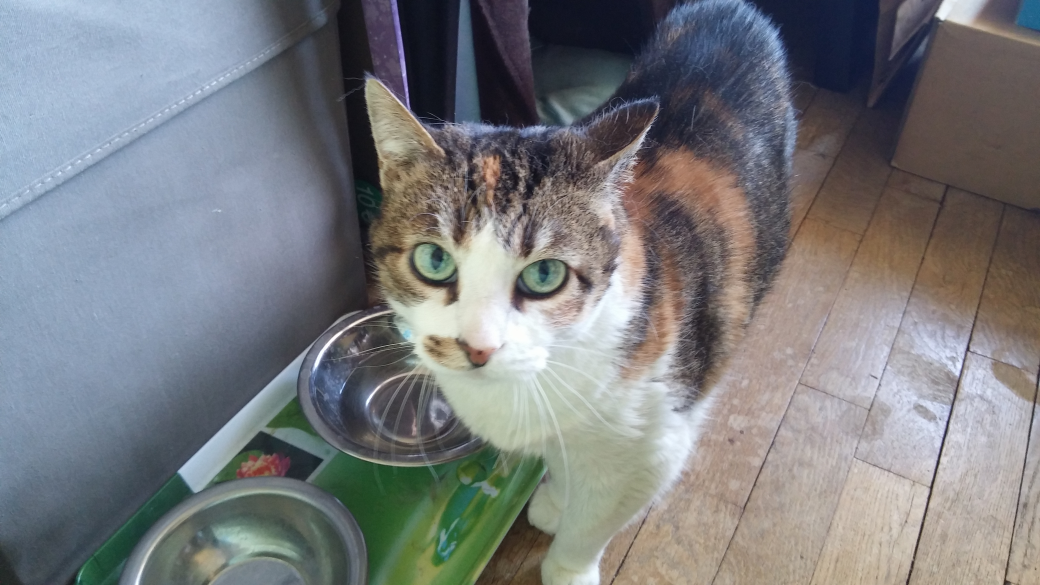
#> input picture Sources/Images/image/a_cat.jpg, 4160 x 2340 px (shown at 1/4 size); its folder holds only this picture in this run
$ python cat_detector.py   (older library calls are emulated)
#> lines starting #> are read from the running program, lines starting #| are printed output that depends on the picture; after the words box and inside, x2 and y2 are one past the last pixel; in counts of white or black regions, pixels touching at a corner belong together
import cv2
import numpy as np
import glob

H = [[[]]]
for iloop, imagefile in zip(range(len(glob.glob("image/*.jpg"))), glob.glob("image/*.jpg")):
    # try:
    # load the input image and convert it to grayscale
    # image = cv2.imread("D:\Programmation\Python34\Sources\Images\image\cat_07.jpg")
    image = cv2.imread(imagefile)
#> image is the input picture: shape (2340, 4160, 3); mean B, G, R 126.9, 124, 122
    height, width = image.shape[:2]
#> height = 2340; width = 4160

    size_max = 1000
    if (height and width) > size_max:
        ratio = width / height
#> ratio = 1.78
        if ratio > 1:
            f = size_max / width
#> f = 0.24
        else:
            f = size_max / height
        image = cv2.resize(image, None, fx=f, fy=f, interpolation=cv2.INTER_CUBIC)
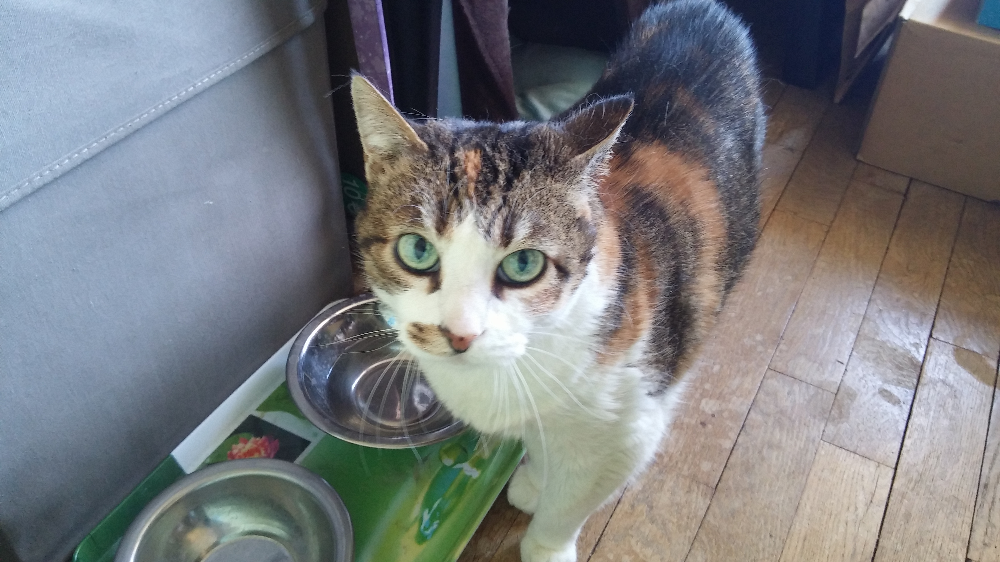
#> image: shape (562, 1000, 3); mean B, G, R 127, 124, 122
    gray = cv2.cvtColor(image, cv2.COLOR_BGR2GRAY)
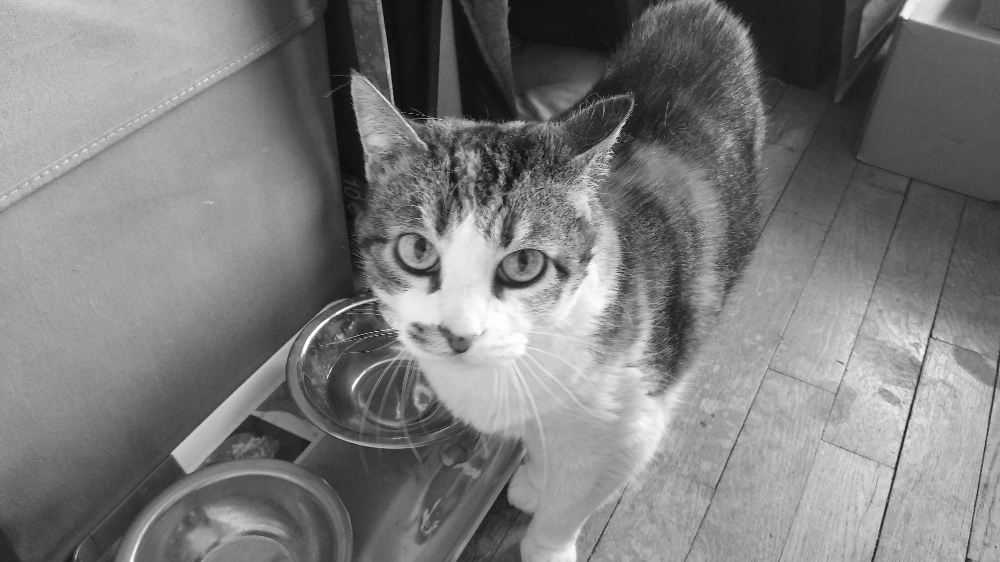
#> gray: shape (562, 1000); min 1, max 255, mean 123.7
    hsv = cv2.cvtColor(image, cv2.COLOR_BGR2HSV)
#> hsv: shape (562, 1000, 3); mean H, S, V 78.4, 52.4, 137.7
    ret, thresh = cv2.threshold(gray, 127, 255, 0)
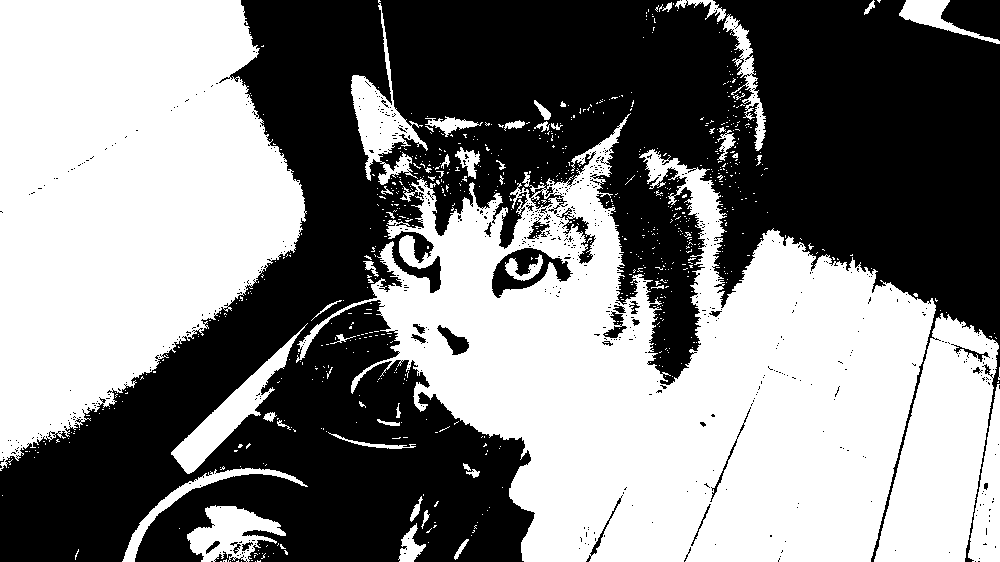
#> thresh: shape (562, 1000); 50.7% white; 655 black regions (627 under 20 px), largest, box (x1, y1, x2, y2) and area: (0, 0, 1000, 562) 269341, (941, 0, 1000, 41) 1761, (492, 248, 573, 298) 1730
    # [13 lines of commented-out code are left out]
    detector = cv2.CascadeClassifier("cat_cascade.xml")
    rects = detector.detectMultiScale(gray, scaleFactor=1.25, minNeighbors=10, minSize=(75, 75))
#> rects = [[358, 198, 220, 220]]

    # loop over the cat faces and draw a rectangle surrounding each
    delta = 0
    if len(rects) > 0:

        for (i, (x, y, w, h)) in enumerate(rects):
            # cv2.circle(image,(int(x+w/2),int(y+h/2)),1,(255,255,0))
            cropped_cat = image[y - delta:y + h - delta, x:x + w]
            hsvc = cv2.cvtColor(cropped_cat, cv2.COLOR_BGR2HSV)
            hist = cv2.calcHist([cropped_cat], [0, 1, 2], None, [256, 256, 256], [0, 256, 0, 256, 0, 256])
#> this loop made 1 pass
#> pass 1, `cropped_cat = image[y - delta:y + h - delta, x:x + w]`:
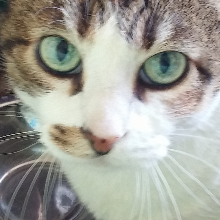
#> cropped_cat: shape (220, 220, 3); mean B, G, R 153.2, 161.8, 162
            # [5 lines of commented-out code are left out]
        if len(H) == 1:
            try:
                print('Cat ref: ' + imagefile)
                H = hist
            except:
                None
        else:
            print(imagefile)
            compH = cv2.compareHist(H, hist, cv2.HISTCMP_CORREL)
            print(compH)
        # [15 lines of commented-out code are left out]
        cv2.imshow('cropped cat' + str(iloop), cropped_cat)
cv2.waitKey(0)
# except:
# None

$ run again, on Sources/Images/image/cat_04.jpg
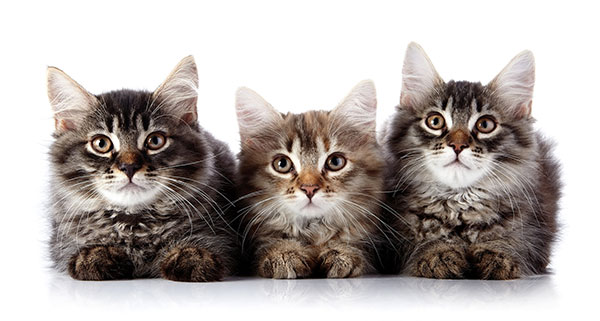
#> input picture Sources/Images/image/cat_04.jpg, 600 x 321 px
#> image is the input picture: shape (321, 600, 3); mean B, G, R 172.5, 175.5, 182.5
#> hsv: shape (321, 600, 3); mean H, S, V 24.6, 34.7, 183
#> `ret, thresh = cv2.threshold(gray, 127, 255, 0)`:
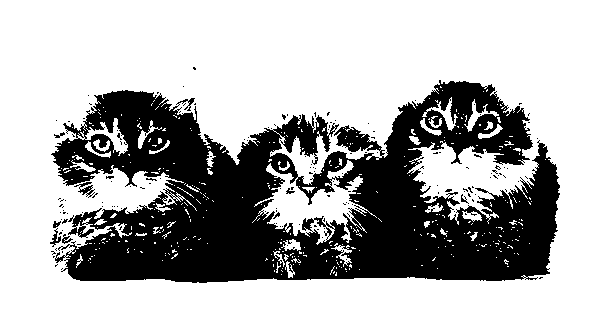
#> thresh: shape (321, 600); 68.1% white; 157 black regions (148 under 20 px), largest, box (x1, y1, x2, y2) and area: (51, 80, 560, 283) 60637, (74, 182, 95, 198) 122, (50, 228, 61, 247) 73
#> rects = [[409, 95, 100, 100], [76, 114, 105, 105], [256, 132, 105, 105]]
#> the loop `for (i, (x, y, w, h)) in enumerate(rects):` made 3 passes
#> after the loop `for (i, (x, y, w, h)) in enumerate(rects):`:
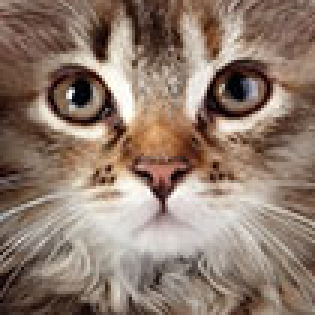
#> cropped_cat: shape (105, 105, 3) (shown 3 times larger); mean B, G, R 109.9, 123.4, 143.7

$ run again, on Sources/Images/image/cat_06.jpg
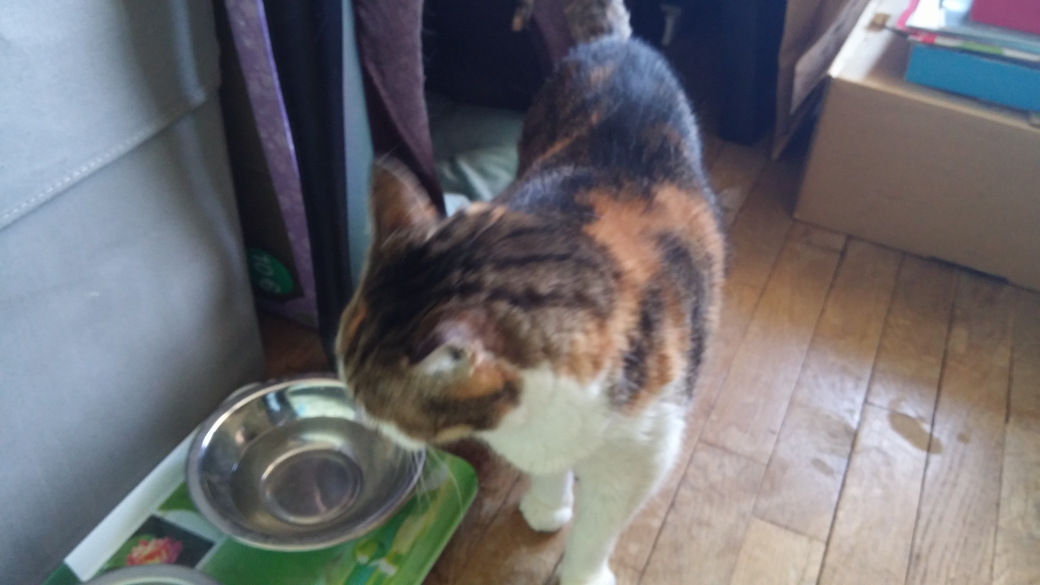
#> input picture Sources/Images/image/cat_06.jpg, 4160 x 2340 px (shown at 1/4 size)
#> image is the input picture: shape (2340, 4160, 3); mean B, G, R 113, 109.5, 110.8
#> image: shape (562, 1000, 3)
#> `gray = cv2.cvtColor(image, cv2.COLOR_BGR2GRAY)`:
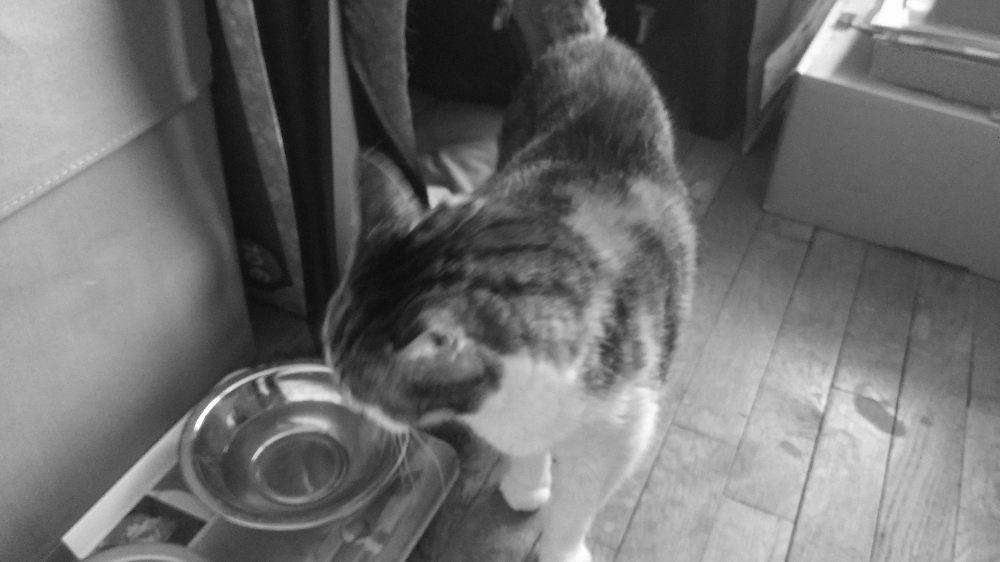
#> gray: shape (562, 1000); min 12, max 255, mean 110.3
#> hsv: shape (562, 1000, 3); mean H, S, V 76.2, 59.1, 124.8
#> `ret, thresh = cv2.threshold(gray, 127, 255, 0)`:
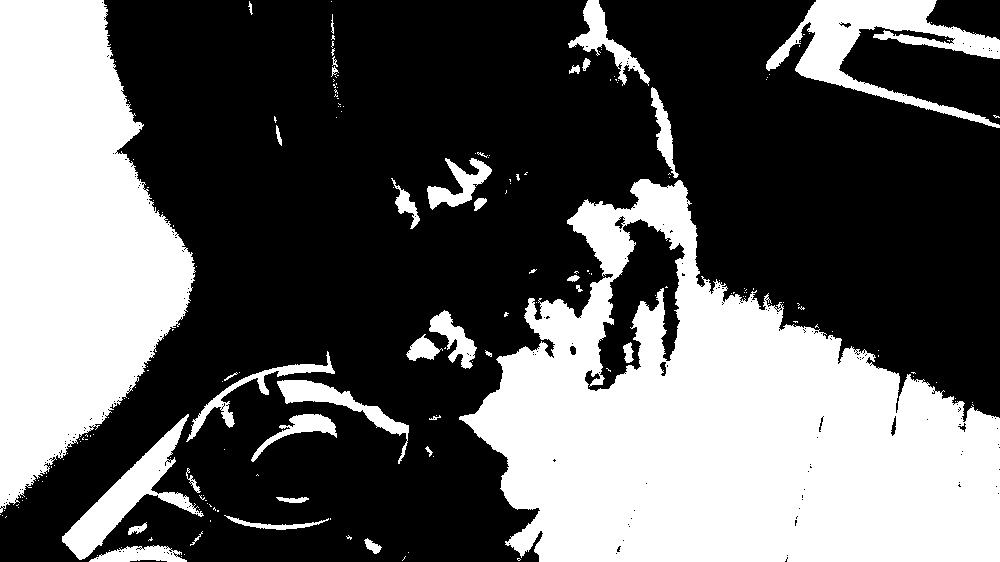
#> thresh: shape (562, 1000); 37.6% white; 189 white regions (153 under 20 px), largest, box (x1, y1, x2, y2) and area: (459, 179, 1000, 562) 117212, (0, 0, 196, 513) 65316, (766, 0, 1000, 128) 9532
#> rects = ()

$ run again, on Sources/Images/image/cat_01.jpg
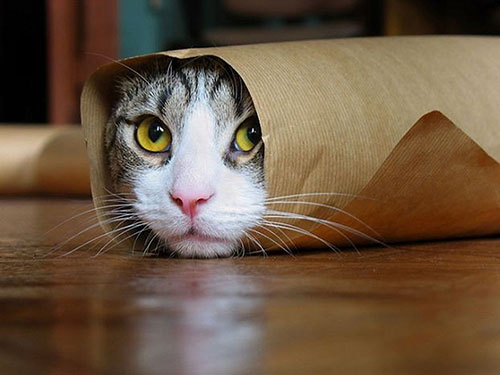
#> input picture Sources/Images/image/cat_01.jpg, 500 x 375 px
#> image is the input picture: shape (375, 500, 3); mean B, G, R 66.8, 86.7, 107.4
#> hsv: shape (375, 500, 3); mean H, S, V 30.8, 117.8, 109.3
#> `ret, thresh = cv2.threshold(gray, 127, 255, 0)`:
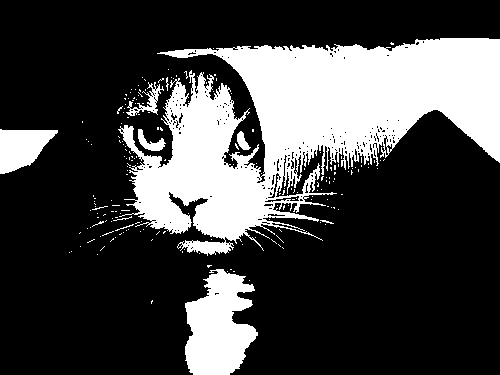
#> thresh: shape (375, 500); 26.8% white; 196 white regions (186 under 20 px), largest, box (x1, y1, x2, y2) and area: (118, 38, 500, 256) 41830, (185, 269, 258, 375) 5334, (0, 129, 58, 174) 1709
#> rects = [[109, 93, 175, 175]]
#> the loop `for (i, (x, y, w, h)) in enumerate(rects):` made 1 pass
#> pass 1, `cropped_cat = image[y - delta:y + h - delta, x:x + w]`:
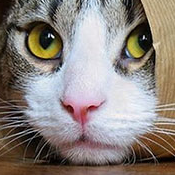
#> cropped_cat: shape (175, 175, 3); mean B, G, R 127.3, 132.1, 140.4
